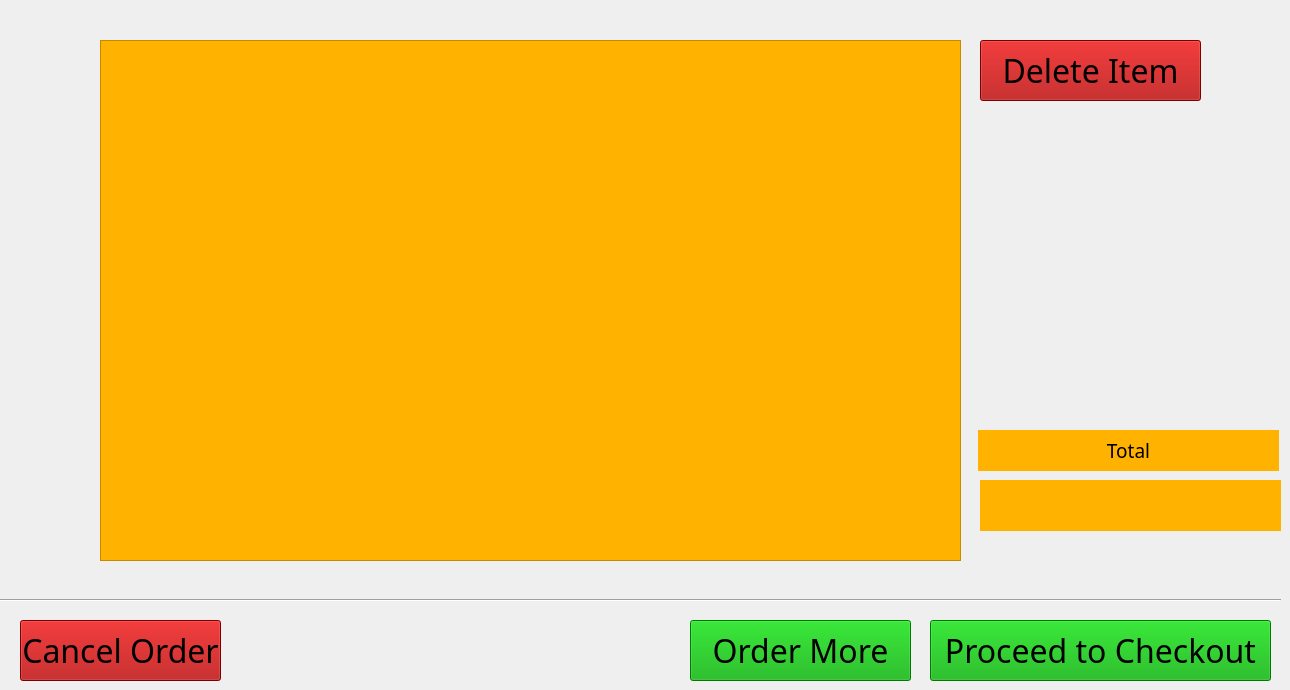
    <widget class="QWidget" name="page5_viewCart">
     <widget class="Line" name="line_8">
      <property name="geometry">
       <rect>
        <x>0</x>
        <y>590</y>
        <width>1281</width>
        <height>21</height>
       </rect>
      </property>
      <property name="orientation">
       <enum>Qt::Horizontal</enum>
      </property>
     </widget>
     <widget class="QPushButton" name="pushButton_backToWelcomeMenu_5">
      <property name="geometry">
       <rect>
        <x>20</x>
        <y>620</y>
        <width>201</width>
        <height>61</height>
       </rect>
      </property>
      <property name="font">
       <font>
        <family>Bernard MT Condensed</family>
        <pointsize>24</pointsize>
       </font>
      </property>
      <property name="styleSheet">
       <string notr="true">background-color: rgb(170, 0, 0);
color: rgb(0, 0, 0);</string>
      </property>
      <property name="text">
       <string>Cancel Order</string>
      </property>
     </widget>
     <widget class="QPushButton" name="pushButton_cartToLoyalty">
      <property name="geometry">
       <rect>
        <x>930</x>
        <y>620</y>
        <width>341</width>
        <height>61</height>
       </rect>
      </property>
      <property name="font">
       <font>
        <family>Bernard MT Condensed</family>
        <pointsize>24</pointsize>
       </font>
      </property>
      <property name="styleSheet">
       <string notr="true">background-color: rgb(0, 170, 0);
color: rgb(0, 0, 0);</string>
      </property>
      <property name="text">
       <string>Proceed to Checkout</string>
      </property>
     </widget>
     <widget class="QPushButton" name="pushButton_viewCartToMenu">
      <property name="geometry">
       <rect>
        <x>690</x>
        <y>620</y>
        <width>221</width>
        <height>61</height>
       </rect>
      </property>
      <property name="font">
       <font>
        <family>Bernard MT Condensed</family>
        <pointsize>24</pointsize>
       </font>
      </property>
      <property name="styleSheet">
       <string notr="true">background-color: rgb(0, 170, 0);
color: rgb(0, 0, 0);</string>
      </property>
      <property name="text">
       <string>Order More</string>
      </property>
     </widget>
     <widget class="QListWidget" name="cartWidget">
      <property name="geometry">
       <rect>
        <x>100</x>
        <y>40</y>
        <width>861</width>
        <height>521</height>
       </rect>
      </property>
      <property name="font">
       <font>
        <family>Bernard MT Condensed</family>
        <pointsize>14</pointsize>
       </font>
      </property>
      <property name="styleSheet">
       <string notr="true">background-color: rgb(255, 179, 0);</string>
      </property>
     </widget>
     <widget class="QLabel" name="label_124">
      <property name="geometry">
       <rect>
        <x>978</x>
        <y>430</y>
        <width>301</width>
        <height>41</height>
       </rect>
      </property>
      <property name="font">
       <font>
        <family>Bernard MT Condensed</family>
        <pointsize>14</pointsize>
       </font>
      </property>
      <property name="styleSheet">
       <string notr="true">background-color: rgb(255, 179, 0);
color: rgb(0, 0, 0);</string>
      </property>
      <property name="text">
       <string>Total</string>
      </property>
      <property name="alignment">
       <set>Qt::AlignCenter</set>
      </property>
     </widget>
     <widget class="QLabel" name="cartTotal">
      <property name="geometry">
       <rect>
        <x>980</x>
        <y>480</y>
        <width>301</width>
        <height>51</height>
       </rect>
      </property>
      <property name="font">
       <font>
        <family>Bernard MT Condensed</family>
        <pointsize>14</pointsize>
       </font>
      </property>
      <property name="styleSheet">
       <string notr="true">background-color: rgb(255, 179, 0);
color: rgb(0, 0, 0);</string>
      </property>
      <property name="text">
       <string/>
      </property>
      <property name="alignment">
       <set>Qt::AlignCenter</set>
      </property>
     </widget>
     <widget class="QPushButton" name="pushButton_modifyToDeleteItem">
      <property name="geometry">
       <rect>
        <x>980</x>
        <y>40</y>
        <width>221</width>
        <height>61</height>
       </rect>
      </property>
      <property name="font">
       <font>
        <family>Bernard MT Condensed</family>
        <pointsize>24</pointsize>
       </font>
      </property>
      <property name="styleSheet">
       <string notr="true">background-color: rgb(170, 0, 0);
color: rgb(0, 0, 0);</string>
      </property>
      <property name="text">
       <string>Delete Item</string>
      </property>
     </widget>
    </widget>
